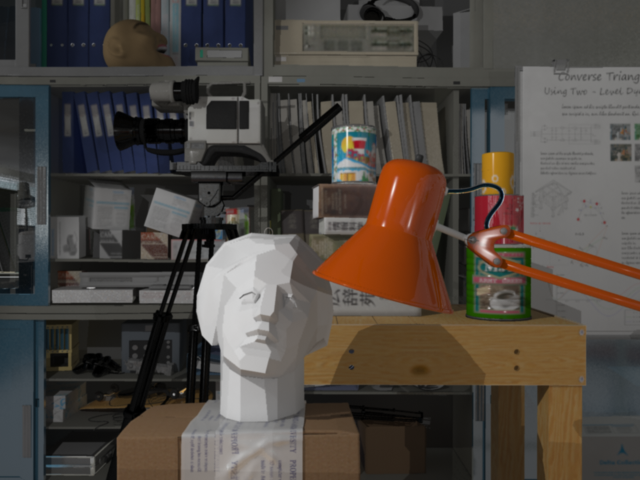
#> input picture tsukuba_daylight_L_00001.png, 640 x 480 px
$ jupyter execute lab2.ipynb
#> lines starting #> are read from the running program, lines starting #| are printed output that depends on the picture
[cell 1]
import cv2
import numpy as np
import matplotlib.pyplot as plt

[cell 2]
imgL = cv2.imread("tsukuba_daylight_L_00001.png", 0)
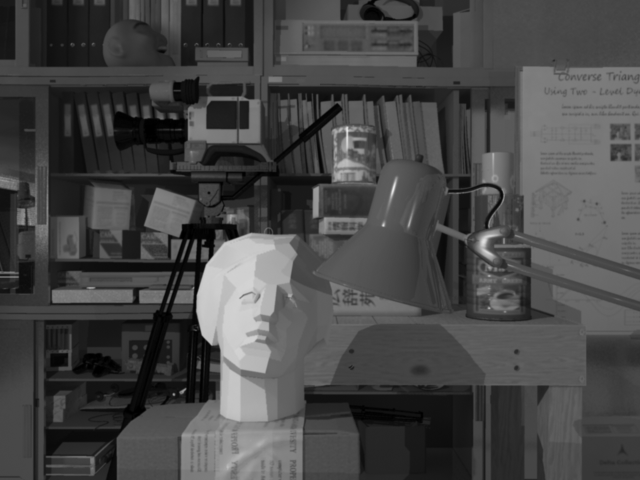
#> imgL: shape (480, 640); min 0, max 232, mean 70.5
imgR = cv2.imread("tsukuba_daylight_R_00001.png", 0)
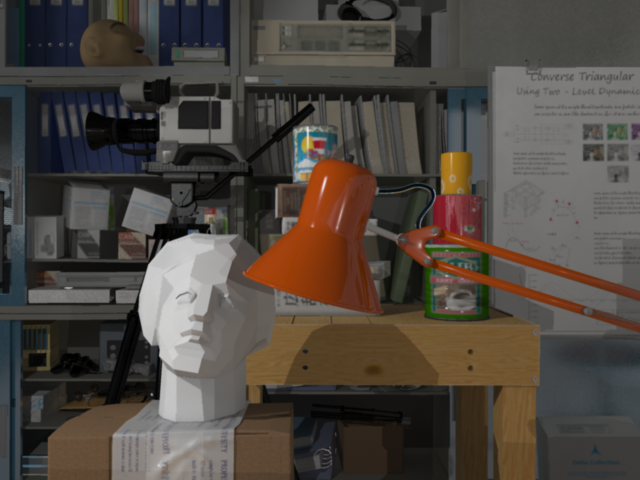
#> input picture tsukuba_daylight_R_00001.png, 640 x 480 px
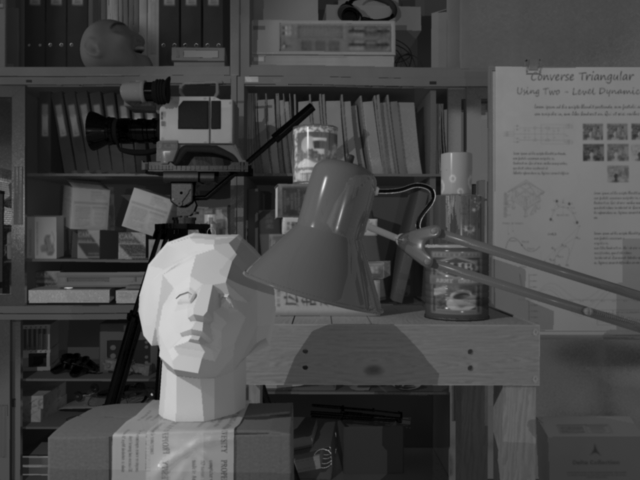
#> imgR: shape (480, 640); min 0, max 230, mean 71.5
ground_truth = cv2.imread("tsukuba_disparity_L_00001.png")
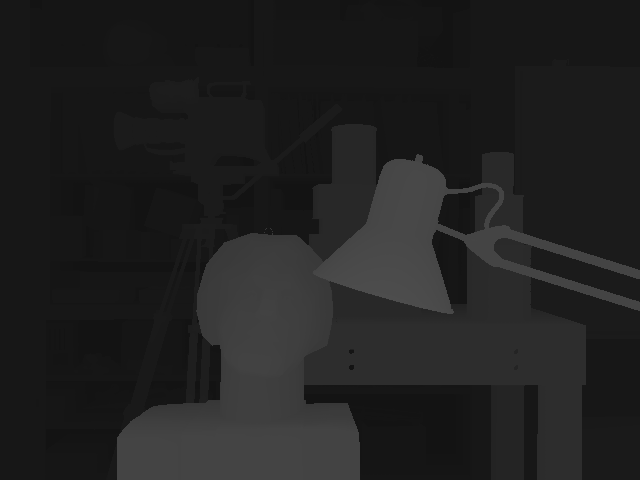
#> input picture tsukuba_disparity_L_00001.png, 640 x 480 px
#> ground_truth is the input picture: shape (480, 640, 3); min 19, max 77, mean 32.9

fig, axs = plt.subplots(ncols=2)
fig.set_size_inches((8, 4))
axs[0].imshow(imgL)
axs[1].imshow(imgR)

[cell 3]
stereo_processor = cv2.StereoBM_create(
    numDisparities=128,
    blockSize=17,
)
disparities_BM = stereo_processor.compute(imgL, imgR)
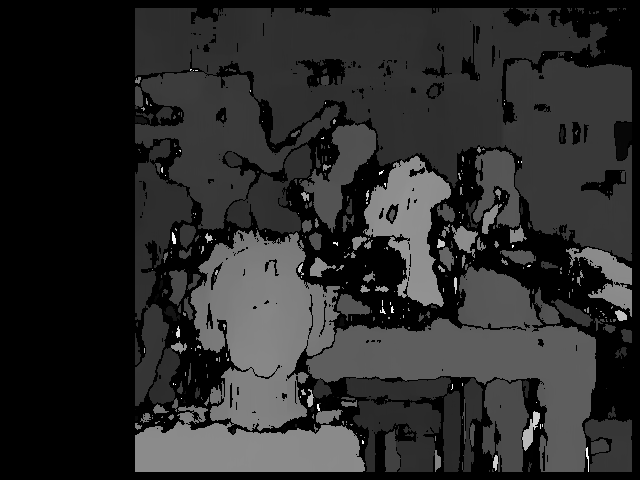
#> disparities_BM: shape (480, 640) int16; min -16, max 2032, mean 335.4; drawn with min black and max white
fig, axs = plt.subplots(ncols=3)
fig.set_size_inches((16, 4))
axs[0].imshow(imgL)
axs[1].imshow(ground_truth)
axs[2].imshow(disparities_BM, "gray")

[cell 4]
window_size = 10
left_matcher = cv2.StereoSGBM_create(
    minDisparity=10,
    numDisparities=128,
    blockSize=15,
    P1=8 * window_size ** 2,
    P2=32 * window_size ** 2,
    disp12MaxDiff=1,
    uniquenessRatio=10,
    speckleWindowSize=window_size,
    speckleRange=32
)
right_matcher = cv2.ximgproc.createRightMatcher(left_matcher)
wls_filter = cv2.ximgproc.createDisparityWLSFilter(left_matcher)
left_disp = left_matcher.compute(imgL, imgR)
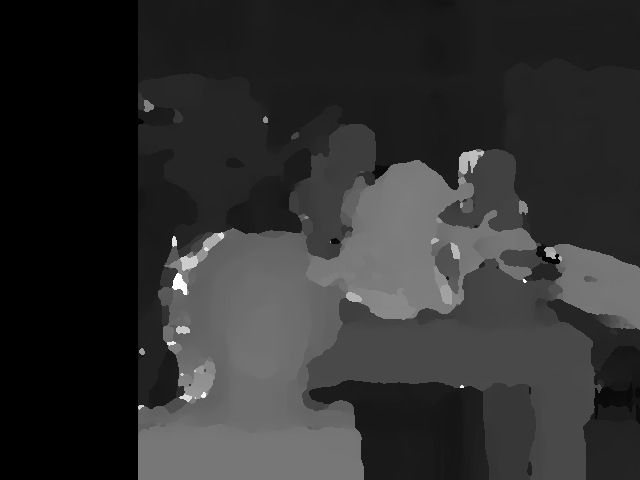
#> left_disp: shape (480, 640) int16; min 144, max 2192, mean 529.7; drawn with min black and max white
right_disp = right_matcher.compute(imgL, imgR)
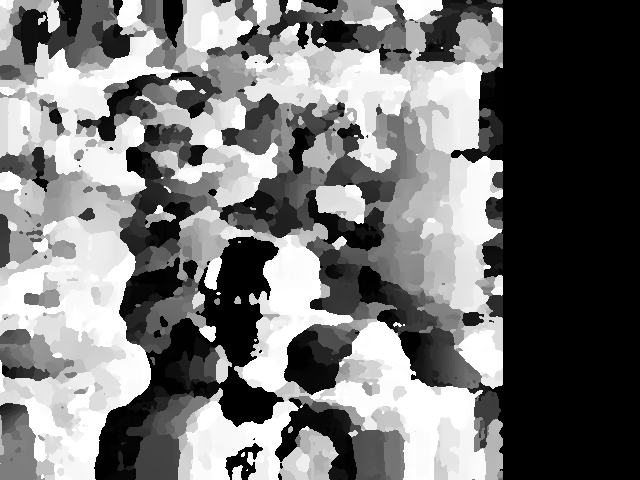
#> right_disp: shape (480, 640) int16; min -2208, max -160, mean -1265.3; drawn with min black and max white


disparities = stereo_processor.compute(imgL, imgR)
fig, axs = plt.subplots(ncols=3)
fig.set_size_inches((16, 4))
axs[0].imshow(imgL)
axs[1].imshow(ground_truth)
axs[2].imshow(left_disp, "gray")
